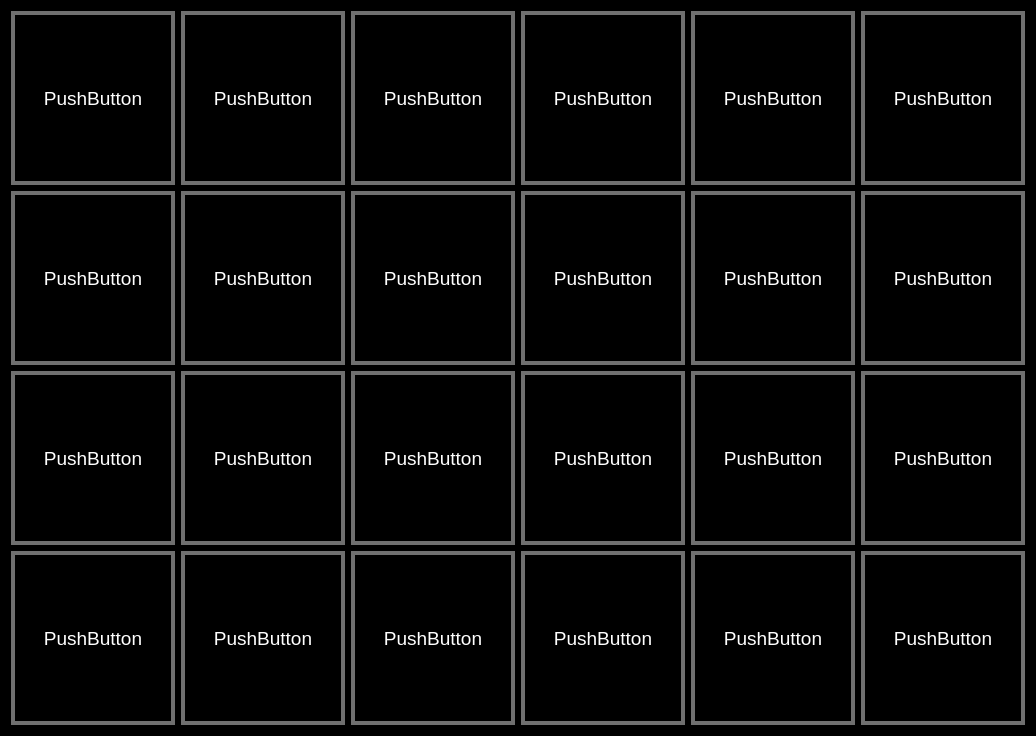
<?xml version="1.0" encoding="UTF-8"?>
<ui version="4.0">
 <class>Dialog</class>
 <widget class="QDialog" name="Dialog">
  <property name="geometry">
   <rect>
    <x>0</x>
    <y>0</y>
    <width>1036</width>
    <height>736</height>
   </rect>
  </property>
  <property name="palette">
   <palette>
    <active>
     <colorrole role="Button">
      <brush brushstyle="SolidPattern">
       <color alpha="255">
        <red>72</red>
        <green>72</green>
        <blue>72</blue>
       </color>
      </brush>
     </colorrole>
     <colorrole role="Base">
      <brush brushstyle="SolidPattern">
       <color alpha="255">
        <red>0</red>
        <green>0</green>
        <blue>0</blue>
       </color>
      </brush>
     </colorrole>
     <colorrole role="Window">
      <brush brushstyle="SolidPattern">
       <color alpha="255">
        <red>0</red>
        <green>0</green>
        <blue>0</blue>
       </color>
      </brush>
     </colorrole>
    </active>
    <inactive>
     <colorrole role="Button">
      <brush brushstyle="SolidPattern">
       <color alpha="255">
        <red>72</red>
        <green>72</green>
        <blue>72</blue>
       </color>
      </brush>
     </colorrole>
     <colorrole role="Base">
      <brush brushstyle="SolidPattern">
       <color alpha="255">
        <red>0</red>
        <green>0</green>
        <blue>0</blue>
       </color>
      </brush>
     </colorrole>
     <colorrole role="Window">
      <brush brushstyle="SolidPattern">
       <color alpha="255">
        <red>0</red>
        <green>0</green>
        <blue>0</blue>
       </color>
      </brush>
     </colorrole>
    </inactive>
    <disabled>
     <colorrole role="Button">
      <brush brushstyle="SolidPattern">
       <color alpha="255">
        <red>72</red>
        <green>72</green>
        <blue>72</blue>
       </color>
      </brush>
     </colorrole>
     <colorrole role="Base">
      <brush brushstyle="SolidPattern">
       <color alpha="255">
        <red>0</red>
        <green>0</green>
        <blue>0</blue>
       </color>
      </brush>
     </colorrole>
     <colorrole role="Window">
      <brush brushstyle="SolidPattern">
       <color alpha="255">
        <red>0</red>
        <green>0</green>
        <blue>0</blue>
       </color>
      </brush>
     </colorrole>
    </disabled>
   </palette>
  </property>
  <property name="font">
   <font>
    <pointsize>14</pointsize>
    <weight>50</weight>
    <bold>false</bold>
   </font>
  </property>
  <property name="windowTitle">
   <string>Dialog</string>
  </property>
  <layout class="QGridLayout" name="gridLayout_2">
   <item row="0" column="0">
    <widget class="QPushButton" name="pushButton_a1">
     <property name="sizePolicy">
      <sizepolicy hsizetype="Minimum" vsizetype="Minimum">
       <horstretch>0</horstretch>
       <verstretch>0</verstretch>
      </sizepolicy>
     </property>
     <property name="styleSheet">
      <string notr="true">font: 12pt &quot;MS Shell Dlg 2&quot;;

color: rgb(255, 255, 255);
font: 75 20pt &quot;Arial&quot;;
border: 4px solid red;
border-color: rgb(112, 112, 112);
background-color: rgb(0, 0, 0);
</string>
     </property>
     <property name="text">
      <string>PushButton</string>
     </property>
     <property name="default">
      <bool>false</bool>
     </property>
     <property name="flat">
      <bool>false</bool>
     </property>
    </widget>
   </item>
   <item row="0" column="1">
    <widget class="QPushButton" name="pushButton_b1">
     <property name="sizePolicy">
      <sizepolicy hsizetype="Minimum" vsizetype="Minimum">
       <horstretch>0</horstretch>
       <verstretch>0</verstretch>
      </sizepolicy>
     </property>
     <property name="styleSheet">
      <string notr="true">font: 12pt &quot;MS Shell Dlg 2&quot;;

color: rgb(255, 255, 255);
font: 75 20pt &quot;Arial&quot;;
border: 4px solid red;
border-color: rgb(112, 112, 112);
background-color: rgb(0, 0, 0);
</string>
     </property>
     <property name="text">
      <string>PushButton</string>
     </property>
    </widget>
   </item>
   <item row="0" column="5">
    <widget class="QPushButton" name="pushButton_f1">
     <property name="sizePolicy">
      <sizepolicy hsizetype="Minimum" vsizetype="Minimum">
       <horstretch>0</horstretch>
       <verstretch>0</verstretch>
      </sizepolicy>
     </property>
     <property name="styleSheet">
      <string notr="true">font: 12pt &quot;MS Shell Dlg 2&quot;;

color: rgb(255, 255, 255);
font: 75 20pt &quot;Arial&quot;;
border: 4px solid red;
border-color: rgb(112, 112, 112);
background-color: rgb(0, 0, 0);
</string>
     </property>
     <property name="text">
      <string>PushButton</string>
     </property>
    </widget>
   </item>
   <item row="1" column="0">
    <widget class="QPushButton" name="pushButton_a2">
     <property name="sizePolicy">
      <sizepolicy hsizetype="Minimum" vsizetype="Minimum">
       <horstretch>0</horstretch>
       <verstretch>0</verstretch>
      </sizepolicy>
     </property>
     <property name="styleSheet">
      <string notr="true">font: 12pt &quot;MS Shell Dlg 2&quot;;

color: rgb(255, 255, 255);
font: 75 20pt &quot;Arial&quot;;
border: 4px solid red;
border-color: rgb(112, 112, 112);
background-color: rgb(0, 0, 0);
</string>
     </property>
     <property name="text">
      <string>PushButton</string>
     </property>
    </widget>
   </item>
   <item row="1" column="2">
    <widget class="QPushButton" name="pushButton_c2">
     <property name="sizePolicy">
      <sizepolicy hsizetype="Minimum" vsizetype="Minimum">
       <horstretch>0</horstretch>
       <verstretch>0</verstretch>
      </sizepolicy>
     </property>
     <property name="styleSheet">
      <string notr="true">font: 12pt &quot;MS Shell Dlg 2&quot;;

color: rgb(255, 255, 255);
font: 75 20pt &quot;Arial&quot;;
border: 4px solid red;
border-color: rgb(112, 112, 112);
background-color: rgb(0, 0, 0);
</string>
     </property>
     <property name="text">
      <string>PushButton</string>
     </property>
    </widget>
   </item>
   <item row="0" column="3">
    <widget class="QPushButton" name="pushButton_d1">
     <property name="sizePolicy">
      <sizepolicy hsizetype="Minimum" vsizetype="Minimum">
       <horstretch>0</horstretch>
       <verstretch>0</verstretch>
      </sizepolicy>
     </property>
     <property name="styleSheet">
      <string notr="true">font: 12pt &quot;MS Shell Dlg 2&quot;;

color: rgb(255, 255, 255);
font: 75 20pt &quot;Arial&quot;;
border: 4px solid red;
border-color: rgb(112, 112, 112);
background-color: rgb(0, 0, 0);
</string>
     </property>
     <property name="text">
      <string>PushButton</string>
     </property>
    </widget>
   </item>
   <item row="1" column="4">
    <widget class="QPushButton" name="pushButton_e2">
     <property name="sizePolicy">
      <sizepolicy hsizetype="Minimum" vsizetype="Minimum">
       <horstretch>0</horstretch>
       <verstretch>0</verstretch>
      </sizepolicy>
     </property>
     <property name="styleSheet">
      <string notr="true">font: 12pt &quot;MS Shell Dlg 2&quot;;

color: rgb(255, 255, 255);
font: 75 20pt &quot;Arial&quot;;
border: 4px solid red;
border-color: rgb(112, 112, 112);
background-color: rgb(0, 0, 0);
</string>
     </property>
     <property name="text">
      <string>PushButton</string>
     </property>
    </widget>
   </item>
   <item row="0" column="4">
    <widget class="QPushButton" name="pushButton_e1">
     <property name="sizePolicy">
      <sizepolicy hsizetype="Minimum" vsizetype="Minimum">
       <horstretch>0</horstretch>
       <verstretch>0</verstretch>
      </sizepolicy>
     </property>
     <property name="styleSheet">
      <string notr="true">font: 12pt &quot;MS Shell Dlg 2&quot;;

color: rgb(255, 255, 255);
font: 75 20pt &quot;Arial&quot;;
border: 4px solid red;
border-color: rgb(112, 112, 112);
background-color: rgb(0, 0, 0);
</string>
     </property>
     <property name="text">
      <string>PushButton</string>
     </property>
    </widget>
   </item>
   <item row="1" column="1">
    <widget class="QPushButton" name="pushButton_b2">
     <property name="sizePolicy">
      <sizepolicy hsizetype="Minimum" vsizetype="Minimum">
       <horstretch>0</horstretch>
       <verstretch>0</verstretch>
      </sizepolicy>
     </property>
     <property name="styleSheet">
      <string notr="true">font: 12pt &quot;MS Shell Dlg 2&quot;;

color: rgb(255, 255, 255);
font: 75 20pt &quot;Arial&quot;;
border: 4px solid red;
border-color: rgb(112, 112, 112);
background-color: rgb(0, 0, 0);
</string>
     </property>
     <property name="text">
      <string>PushButton</string>
     </property>
    </widget>
   </item>
   <item row="1" column="5">
    <widget class="QPushButton" name="pushButton_f2">
     <property name="sizePolicy">
      <sizepolicy hsizetype="Minimum" vsizetype="Minimum">
       <horstretch>0</horstretch>
       <verstretch>0</verstretch>
      </sizepolicy>
     </property>
     <property name="styleSheet">
      <string notr="true">font: 12pt &quot;MS Shell Dlg 2&quot;;

color: rgb(255, 255, 255);
font: 75 20pt &quot;Arial&quot;;
border: 4px solid red;
border-color: rgb(112, 112, 112);
background-color: rgb(0, 0, 0);
</string>
     </property>
     <property name="text">
      <string>PushButton</string>
     </property>
    </widget>
   </item>
   <item row="1" column="3">
    <widget class="QPushButton" name="pushButton_d2">
     <property name="sizePolicy">
      <sizepolicy hsizetype="Minimum" vsizetype="Minimum">
       <horstretch>0</horstretch>
       <verstretch>0</verstretch>
      </sizepolicy>
     </property>
     <property name="styleSheet">
      <string notr="true">font: 12pt &quot;MS Shell Dlg 2&quot;;

color: rgb(255, 255, 255);
font: 75 20pt &quot;Arial&quot;;
border: 4px solid red;
border-color: rgb(112, 112, 112);
background-color: rgb(0, 0, 0);
</string>
     </property>
     <property name="text">
      <string>PushButton</string>
     </property>
    </widget>
   </item>
   <item row="2" column="0">
    <widget class="QPushButton" name="pushButton_a3">
     <property name="sizePolicy">
      <sizepolicy hsizetype="Minimum" vsizetype="Minimum">
       <horstretch>0</horstretch>
       <verstretch>0</verstretch>
      </sizepolicy>
     </property>
     <property name="styleSheet">
      <string notr="true">font: 12pt &quot;MS Shell Dlg 2&quot;;

color: rgb(255, 255, 255);
font: 75 20pt &quot;Arial&quot;;
border: 4px solid red;
border-color: rgb(112, 112, 112);
background-color: rgb(0, 0, 0);
</string>
     </property>
     <property name="text">
      <string>PushButton</string>
     </property>
    </widget>
   </item>
   <item row="0" column="2">
    <widget class="QPushButton" name="pushButton_c1">
     <property name="sizePolicy">
      <sizepolicy hsizetype="Minimum" vsizetype="Minimum">
       <horstretch>0</horstretch>
       <verstretch>0</verstretch>
      </sizepolicy>
     </property>
     <property name="styleSheet">
      <string notr="true">font: 12pt &quot;MS Shell Dlg 2&quot;;

color: rgb(255, 255, 255);
font: 75 20pt &quot;Arial&quot;;
border: 4px solid red;
border-color: rgb(112, 112, 112);
background-color: rgb(0, 0, 0);
</string>
     </property>
     <property name="text">
      <string>PushButton</string>
     </property>
    </widget>
   </item>
   <item row="2" column="1">
    <widget class="QPushButton" name="pushButton_b3">
     <property name="sizePolicy">
      <sizepolicy hsizetype="Minimum" vsizetype="Minimum">
       <horstretch>0</horstretch>
       <verstretch>0</verstretch>
      </sizepolicy>
     </property>
     <property name="styleSheet">
      <string notr="true">font: 12pt &quot;MS Shell Dlg 2&quot;;

color: rgb(255, 255, 255);
font: 75 20pt &quot;Arial&quot;;
border: 4px solid red;
border-color: rgb(112, 112, 112);
background-color: rgb(0, 0, 0);
</string>
     </property>
     <property name="text">
      <string>PushButton</string>
     </property>
    </widget>
   </item>
   <item row="2" column="2">
    <widget class="QPushButton" name="pushButton_c3">
     <property name="sizePolicy">
      <sizepolicy hsizetype="Minimum" vsizetype="Minimum">
       <horstretch>0</horstretch>
       <verstretch>0</verstretch>
      </sizepolicy>
     </property>
     <property name="styleSheet">
      <string notr="true">font: 12pt &quot;MS Shell Dlg 2&quot;;

color: rgb(255, 255, 255);
font: 75 20pt &quot;Arial&quot;;
border: 4px solid red;
border-color: rgb(112, 112, 112);
background-color: rgb(0, 0, 0);
</string>
     </property>
     <property name="text">
      <string>PushButton</string>
     </property>
    </widget>
   </item>
   <item row="2" column="3">
    <widget class="QPushButton" name="pushButton_d3">
     <property name="sizePolicy">
      <sizepolicy hsizetype="Minimum" vsizetype="Minimum">
       <horstretch>0</horstretch>
       <verstretch>0</verstretch>
      </sizepolicy>
     </property>
     <property name="styleSheet">
      <string notr="true">font: 12pt &quot;MS Shell Dlg 2&quot;;

color: rgb(255, 255, 255);
font: 75 20pt &quot;Arial&quot;;
border: 4px solid red;
border-color: rgb(112, 112, 112);
background-color: rgb(0, 0, 0);
</string>
     </property>
     <property name="text">
      <string>PushButton</string>
     </property>
    </widget>
   </item>
   <item row="2" column="4">
    <widget class="QPushButton" name="pushButton_e3">
     <property name="sizePolicy">
      <sizepolicy hsizetype="Minimum" vsizetype="Minimum">
       <horstretch>0</horstretch>
       <verstretch>0</verstretch>
      </sizepolicy>
     </property>
     <property name="styleSheet">
      <string notr="true">font: 12pt &quot;MS Shell Dlg 2&quot;;

color: rgb(255, 255, 255);
font: 75 20pt &quot;Arial&quot;;
border: 4px solid red;
border-color: rgb(112, 112, 112);
background-color: rgb(0, 0, 0);
</string>
     </property>
     <property name="text">
      <string>PushButton</string>
     </property>
    </widget>
   </item>
   <item row="2" column="5">
    <widget class="QPushButton" name="pushButton_f3">
     <property name="sizePolicy">
      <sizepolicy hsizetype="Minimum" vsizetype="Minimum">
       <horstretch>0</horstretch>
       <verstretch>0</verstretch>
      </sizepolicy>
     </property>
     <property name="styleSheet">
      <string notr="true">font: 12pt &quot;MS Shell Dlg 2&quot;;

color: rgb(255, 255, 255);
font: 75 20pt &quot;Arial&quot;;
border: 4px solid red;
border-color: rgb(112, 112, 112);
background-color: rgb(0, 0, 0);
</string>
     </property>
     <property name="text">
      <string>PushButton</string>
     </property>
    </widget>
   </item>
   <item row="3" column="0">
    <widget class="QPushButton" name="pushButton_a4">
     <property name="sizePolicy">
      <sizepolicy hsizetype="Minimum" vsizetype="Minimum">
       <horstretch>0</horstretch>
       <verstretch>0</verstretch>
      </sizepolicy>
     </property>
     <property name="styleSheet">
      <string notr="true">font: 12pt &quot;MS Shell Dlg 2&quot;;

color: rgb(255, 255, 255);
font: 75 20pt &quot;Arial&quot;;
border: 4px solid red;
border-color: rgb(112, 112, 112);
background-color: rgb(0, 0, 0);
</string>
     </property>
     <property name="text">
      <string>PushButton</string>
     </property>
    </widget>
   </item>
   <item row="3" column="1">
    <widget class="QPushButton" name="pushButton_b4">
     <property name="sizePolicy">
      <sizepolicy hsizetype="Minimum" vsizetype="Minimum">
       <horstretch>0</horstretch>
       <verstretch>0</verstretch>
      </sizepolicy>
     </property>
     <property name="styleSheet">
      <string notr="true">font: 12pt &quot;MS Shell Dlg 2&quot;;

color: rgb(255, 255, 255);
font: 75 20pt &quot;Arial&quot;;
border: 4px solid red;
border-color: rgb(112, 112, 112);
background-color: rgb(0, 0, 0);
</string>
     </property>
     <property name="text">
      <string>PushButton</string>
     </property>
    </widget>
   </item>
   <item row="3" column="2">
    <widget class="QPushButton" name="pushButton_c4">
     <property name="sizePolicy">
      <sizepolicy hsizetype="Minimum" vsizetype="Minimum">
       <horstretch>0</horstretch>
       <verstretch>0</verstretch>
      </sizepolicy>
     </property>
     <property name="styleSheet">
      <string notr="true">font: 12pt &quot;MS Shell Dlg 2&quot;;

color: rgb(255, 255, 255);
font: 75 20pt &quot;Arial&quot;;
border: 4px solid red;
border-color: rgb(112, 112, 112);
background-color: rgb(0, 0, 0);
</string>
     </property>
     <property name="text">
      <string>PushButton</string>
     </property>
    </widget>
   </item>
   <item row="3" column="5">
    <widget class="QPushButton" name="pushButton_f4">
     <property name="sizePolicy">
      <sizepolicy hsizetype="Minimum" vsizetype="Minimum">
       <horstretch>0</horstretch>
       <verstretch>0</verstretch>
      </sizepolicy>
     </property>
     <property name="styleSheet">
      <string notr="true">font: 12pt &quot;MS Shell Dlg 2&quot;;

color: rgb(255, 255, 255);
font: 75 20pt &quot;Arial&quot;;
border: 4px solid red;
border-color: rgb(112, 112, 112);
background-color: rgb(0, 0, 0);
</string>
     </property>
     <property name="text">
      <string>PushButton</string>
     </property>
    </widget>
   </item>
   <item row="3" column="3">
    <widget class="QPushButton" name="pushButton_d4">
     <property name="sizePolicy">
      <sizepolicy hsizetype="Minimum" vsizetype="Minimum">
       <horstretch>0</horstretch>
       <verstretch>0</verstretch>
      </sizepolicy>
     </property>
     <property name="styleSheet">
      <string notr="true">font: 12pt &quot;MS Shell Dlg 2&quot;;

color: rgb(255, 255, 255);
font: 75 20pt &quot;Arial&quot;;
border: 4px solid red;
border-color: rgb(112, 112, 112);
background-color: rgb(0, 0, 0);
</string>
     </property>
     <property name="text">
      <string>PushButton</string>
     </property>
    </widget>
   </item>
   <item row="3" column="4">
    <widget class="QPushButton" name="pushButton_e4">
     <property name="sizePolicy">
      <sizepolicy hsizetype="Minimum" vsizetype="Minimum">
       <horstretch>0</horstretch>
       <verstretch>0</verstretch>
      </sizepolicy>
     </property>
     <property name="styleSheet">
      <string notr="true">font: 12pt &quot;MS Shell Dlg 2&quot;;

color: rgb(255, 255, 255);
font: 75 20pt &quot;Arial&quot;;
border: 4px solid red;
border-color: rgb(112, 112, 112);
background-color: rgb(0, 0, 0);
</string>
     </property>
     <property name="text">
      <string>PushButton</string>
     </property>
    </widget>
   </item>
  </layout>
 </widget>
 <resources/>
 <connections/>
</ui>
